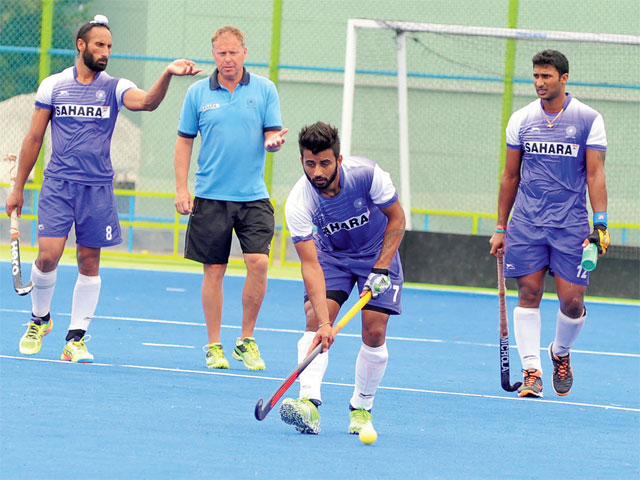
#> input picture body_detection_from_image/body1.jpg, 640 x 480 px
$ python body_detection_img.py
#> lines starting #> are read from the running program, lines starting #| are printed output that depends on the picture; after the words box and inside, x2 and y2 are one past the last pixel; in counts of white or black regions, pixels touching at a corner belong together
import cv2.cv2 as cv2

img = cv2.imread("body1.jpg")
#> img is the input picture: shape (480, 640, 3); mean B, G, R 184.6, 173.2, 149.2

body_cascade = cv2.CascadeClassifier("C:\\python_repos\\openCV\\haar_cascade\\fullbody.xml")

gray = cv2.cvtColor(img, cv2.COLOR_BGR2GRAY)
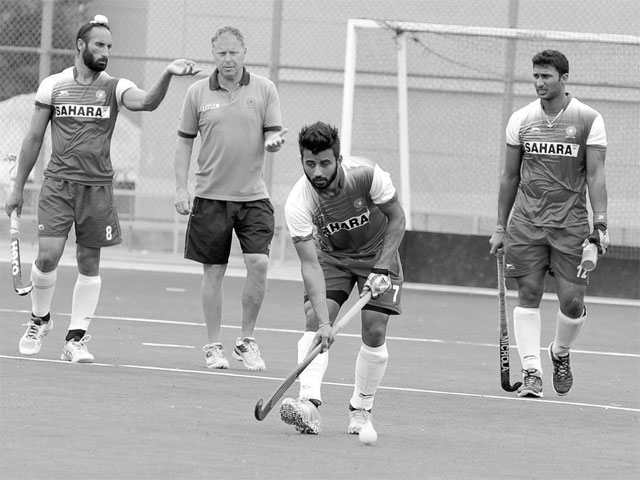
#> gray: shape (480, 640); min 0, max 255, mean 167.3

bodies = body_cascade.detectMultiScale(gray)
#> bodies = [[542, 334, 36, 71], [167, 167, 82, 164], [151, 103, 148, 295]]

for (x, y, w, h) in bodies:
    cv2.rectangle(img, (x, y), (x + w, y + h), (0, 0, 255), 2)
#> this loop made 3 passes
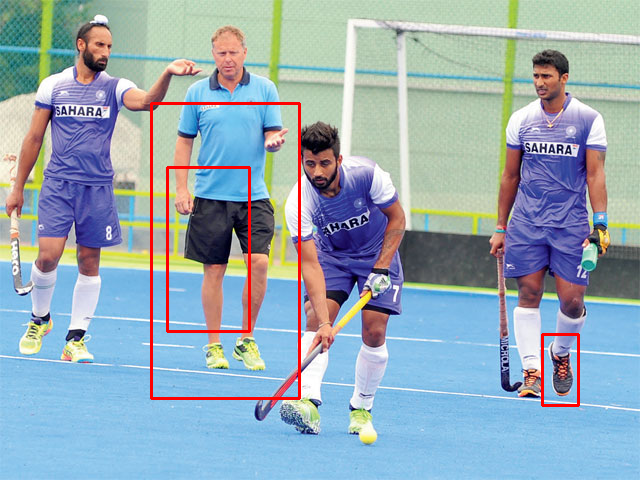
#> img: shape (480, 640, 3); 1.55% of pixels changed, all inside (x1, y1, x2, y2) = (150, 102, 580, 407)

cv2.imshow("img", img)

cv2.waitKey(0)
cv2.destroyAllWindows()
